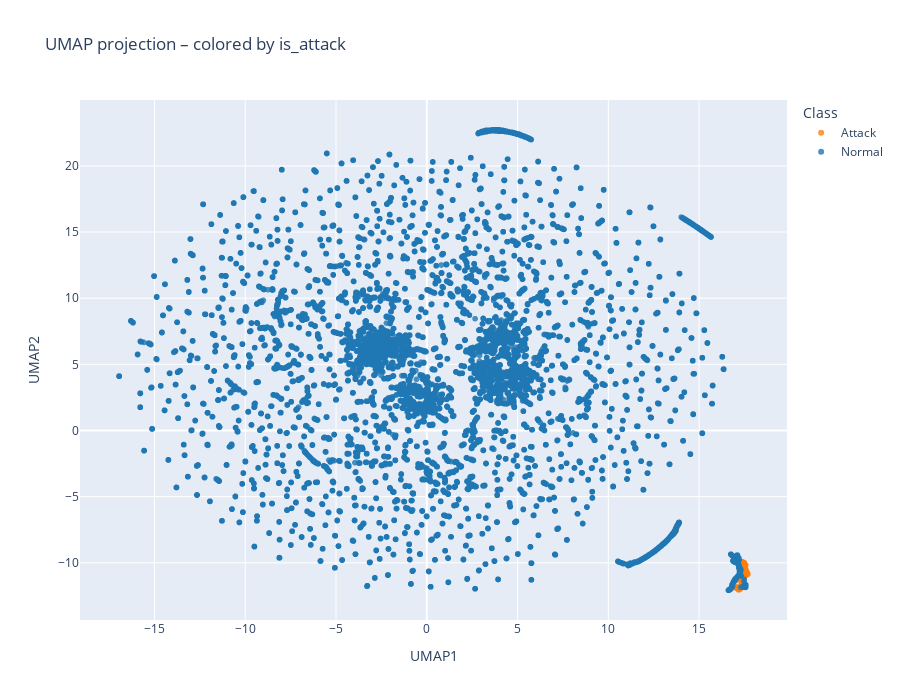

Source (notebook cell):
### Markdown cell above
## Data Structure visualization

### Code cell
df=pd.read_csv('../data/processed/windowed_dataset_cleaned.csv')
X=df.drop(columns=['is_attack'])
y=df['is_attack']
import umap
import plotly.express as px
import pandas as pd
import numpy as np

# -----------------------------
# UMAP embedding
# -----------------------------
reducer = umap.UMAP(
    n_neighbors=30,
    min_dist=0.1,
    n_components=2,
    metric='euclidean',
    random_state=42
)

X_umap = reducer.fit_transform(X)

# -----------------------------
# Crear DataFrame para Plotly
# -----------------------------
df_plot = pd.DataFrame({
    'UMAP1': X_umap[:, 0],
    'UMAP2': X_umap[:, 1],
    'is_attack': y 
})

df_plot['Label'] = df_plot['is_attack'].map({0: 'Normal', 1: 'Attack'})

# -----------------------------
# Gráfico interactivo
# -----------------------------
fig = px.scatter(
    df_plot,
    x='UMAP1',
    y='UMAP2',
    color='Label',
    color_discrete_map={'Normal': '#1f77b4', 'Attack': '#ff7f0e'},
    hover_data=['is_attack'], 
    title="UMAP projection – colored by is_attack",
    width=900,
    height=700
)

fig.update_traces(marker=dict(size=6, opacity=0.8))
fig.update_layout(legend_title_text='Class')
fig.show()

### Figure 1 — Plotly figure (JSON) as saved in the notebook; plotly's stock layout.template omitted (floating-point values rounded to 4 significant figures; data arrays with more than 128 entries replaced by an {"elided": "..."} marker saying what was removed)
{"data": [{"customdata": {"elided": "346x1 float values"}, "hovertemplate": "Label=Attack<br>UMAP1=%{x}<br>UMAP2=%{y}<br>is_attack=%{customdata[0]}<extra></extra>", "legendgroup": "Attack", "marker": {"color": "#ff7f0e", "opacity": 0.8, "size": 6, "symbol": "circle"}, "mode": "markers", "name": "Attack", "showlegend": true, "type": "scattergl", "x": {"elided": "346 float values"}, "xaxis": "x", "y": {"elided": "346 float values"}, "yaxis": "y"}, {"customdata": {"elided": "23659x1 float values"}, "hovertemplate": "Label=Normal<br>UMAP1=%{x}<br>UMAP2=%{y}<br>is_attack=%{customdata[0]}<extra></extra>", "legendgroup": "Normal", "marker": {"color": "#1f77b4", "opacity": 0.8, "size": 6, "symbol": "circle"}, "mode": "markers", "name": "Normal", "showlegend": true, "type": "scattergl", "x": {"elided": "23659 float values"}, "xaxis": "x", "y": {"elided": "23659 float values"}, "yaxis": "y"}], "layout": {"height": 700, "legend": {"title": {"text": "Class"}, "tracegroupgap": 0}, "title": {"text": "UMAP projection – colored by is_attack"}, "width": 900, "xaxis": {"anchor": "y", "domain": [0, 1], "title": {"text": "UMAP1"}}, "yaxis": {"anchor": "x", "domain": [0, 1], "title": {"text": "UMAP2"}}}}
